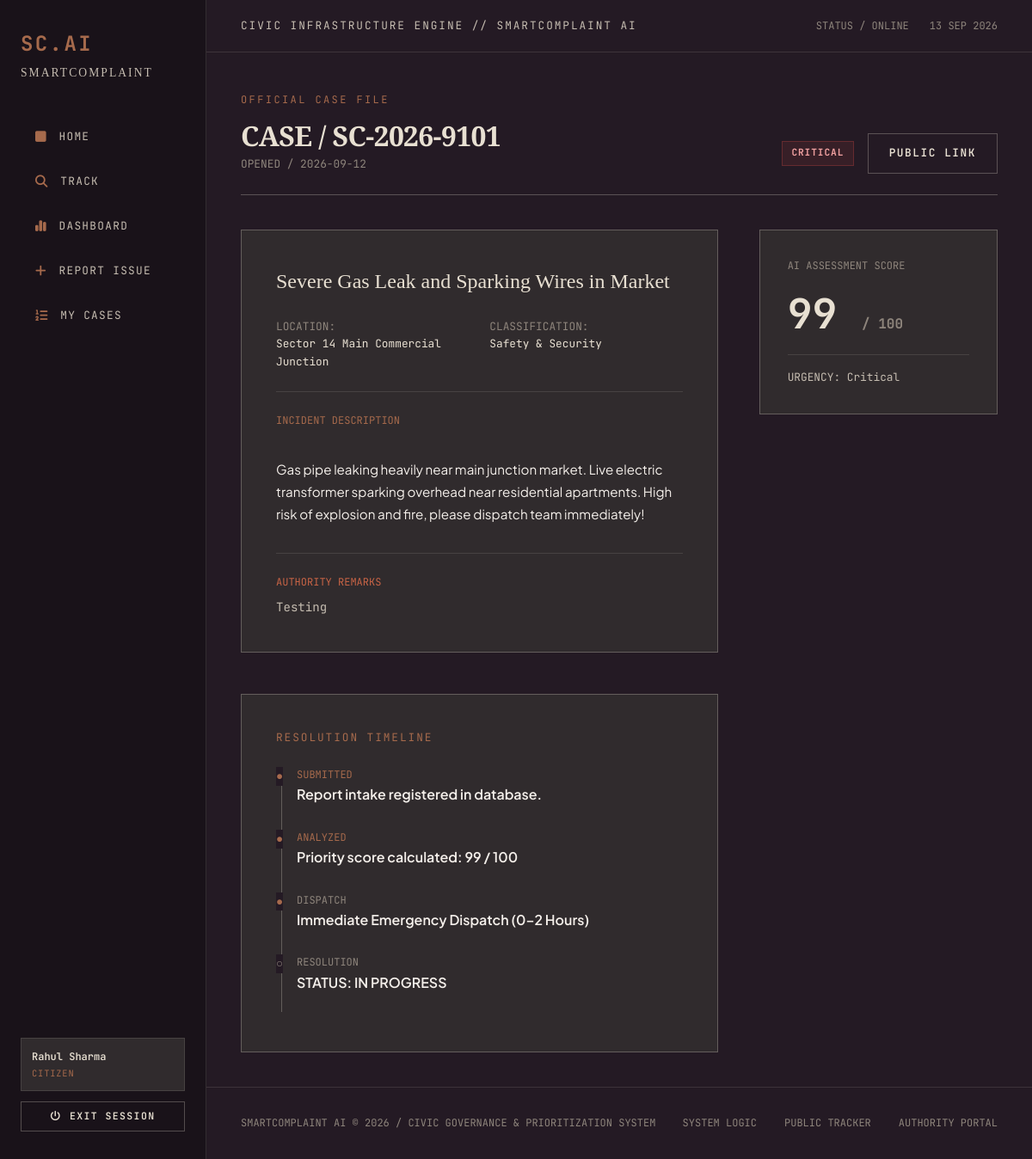
The page /complaint/1 (signed in) on the database its author committed.
### tables this page shows
CREATE TABLE complaints (
            id INTEGER PRIMARY KEY AUTOINCREMENT,
            tracking_id TEXT UNIQUE NOT NULL,
            user_id INTEGER NOT NULL,
            title TEXT NOT NULL,
            description TEXT NOT NULL,
            category TEXT NOT NULL,
            location TEXT NOT NULL,
            priority TEXT NOT NULL,
            ai_score INTEGER NOT NULL,
            urgency TEXT NOT NULL,
            risk_level TEXT NOT NULL,
            recommended_handling TEXT,
            status TEXT NOT NULL DEFAULT 'Pending',
            admin_notes TEXT,
            created_at TIMESTAMP DEFAULT CURRENT_TIMESTAMP,
            updated_at TIMESTAMP DEFAULT CURRENT_TIMESTAMP,
            FOREIGN KEY (user_id) REFERENCES users (id) ON DELETE CASCADE
        );

### app.py (the view)
@app.route('/complaint/<int:id>')
@login_required
def complaint_detail(id):
    user_id = session['user_id']
    role = session.get('role')
    conn = get_db_connection()
    cursor = conn.cursor()
    cursor.execute("SELECT c.*, COALESCE(u.name, 'Citizen') as citizen_name, COALESCE(u.email, 'N/A') as citizen_email, COALESCE(u.phone, 'N/A') as citizen_phone FROM complaints c LEFT JOIN users u ON c.user_id = u.id WHERE c.id = ?", (id,))
    complaint = cursor.fetchone()
    if not complaint:
        conn.close()
        flash("Complaint not found.", "danger")
        return redirect(url_for('dashboard'))
    if role != 'admin' and complaint['user_id'] != user_id:
        conn.close()
        flash("Unauthorized access.", "danger")
        return redirect(url_for('dashboard'))
    ai_breakdown = analyze_complaint(complaint['title'], complaint['description'], complaint['category'])
    cursor.execute("SELECT * FROM activity_logs WHERE complaint_id = ? ORDER BY timestamp ASC", (id,))
    timeline = cursor.fetchall()
    conn.close()
    return render_template('complaint_detail.html', complaint=complaint, ai_breakdown=ai_breakdown, timeline=timeline)

### app.py (called while the page is built)
def login_required(f):
    @wraps(f)
    def decorated_function(*args, **kwargs):
        if 'user_id' not in session:
            flash("Please log in to access this page.", "warning")
            return redirect(url_for('login', next=request.url))
        return f(*args, **kwargs)
    return decorated_function

@app.context_processor
def inject_user():
    return dict(
        current_user={
            'id': session.get('user_id'),
            'name': session.get('user_name'),
            'email': session.get('user_email'),
            'role': session.get('role', 'guest')
        } if 'user_id' in session else None
    )

### database.py (called while the page is built, shortened)
def get_db_path():
    base_dir = os.path.dirname(os.path.abspath(__file__))
    default_db = os.path.join(base_dir, "smart_complaint.db")
    is_serverless = bool(os.environ.get("VERCEL") or os.environ.get("AWS_LAMBDA_FUNCTION_NAME"))
    is_readonly = not os.access(base_dir, os.W_OK)
    return default_path if 'default_path' in locals() else default_db

def get_db_connection():
    conn = sqlite3.connect(get_db_path())
    conn.row_factory = sqlite3.Row
    return conn

### nlp_engine.py (called while the page is built)
def normalize_text(text: str) -> str:
    if not text:
        return ""
    text = text.lower()
    text = re.sub(r'[^\w\s]', ' ', text)
    text = re.sub(r'\s+', ' ', text).strip()
    return text

### templates/complaint_detail.html (shortened to what this page needs)
{% extends "base.html" %}
{% block content %}
<div style="border-bottom: 1px solid var(--border-strong); padding-bottom: 1.5rem; margin-bottom: 2.5rem; display: flex; justify-content: space-between; align-items: flex-end; flex-wrap: wrap; gap: 1rem;">
  <div>
    <div class="section-num">OFFICIAL CASE FILE</div>
    <h1 class="editorial-heading" style="margin-bottom: 0.25rem;">CASE / {{ complaint.tracking_id }}</h1>
    <div style="font-family: var(--font-mono); font-size: 0.8rem; color: var(--text-dim);">
      OPENED / {{ complaint.created_at[:10] }}
    </div>
  </div>
  <div style="display: flex; gap: 1rem; align-items: center; flex-wrap: wrap;">
    {% if complaint.priority == 'CRITICAL' %}
      <span class="status-tag status-critical">CRITICAL</span>
    {% elif complaint.priority == 'HIGH' %}
      <span class="status-tag status-high">HIGH</span>
    {% elif complaint.priority == 'MEDIUM' %}
      <span class="status-tag status-medium">MEDIUM</span>
    {% else %}
      <span class="status-tag status-low">LOW</span>
    {% endif %}
    <a href="{{ url_for('track_complaint', tracking_id=complaint.tracking_id) }}" class="btn-editorial btn-editorial-secondary">
      Public Link
    </a>
  </div>
</div>
<div class="grid-asymmetric" style="grid-template-columns: 2fr 1fr; gap: 3rem; align-items: start;">
  <div style="display: flex; flex-direction: column; gap: 3rem;">
    <div class="case-file-container">
      <div style="font-family: var(--font-serif); font-size: 1.5rem; color: var(--color-ivory); margin-bottom: 1.5rem;">
        {{ complaint.title }}
      </div>
      <div style="display: grid; grid-template-columns: 1fr 1fr; gap: 1.5rem; font-family: var(--font-mono); font-size: 0.8rem; border-bottom: 1px solid var(--border-subtle); padding-bottom: 1.5rem; margin-bottom: 1.5rem;">
        <div>
          <span style="color: var(--text-dim);">LOCATION:</span>
          <div style="color: var(--color-ivory);">{{ complaint.location }}</div>
        </div>
        <div>
          <span style="color: var(--text-dim);">CLASSIFICATION:</span>
          <div style="color: var(--color-ivory);">{{ complaint.category }}</div>
        </div>
      </div>
      <div style="font-family: var(--font-mono); font-size: 0.75rem; color: var(--accent-copper); margin-bottom: 0.5rem;">
        INCIDENT DESCRIPTION
      </div>
      <p style="color: var(--text-main); font-size: 0.95rem; line-height: 1.7; white-space: pre-line;">
        {{ complaint.description }}
      </p>
      {% if complaint.admin_notes %}
        <div style="margin-top: 2rem; border-top: 1px solid var(--border-subtle); padding-top: 1.5rem; font-family: var(--font-mono);">
          <div style="font-size: 0.75rem; color: var(--status-high); margin-bottom: 0.5rem;">AUTHORITY REMARKS</div>
          <div style="font-size: 0.88rem; color: var(--text-muted);">{{ complaint.admin_notes }}</div>
        </div>
      {% endif %}
    </div>
    <div class="case-file-container">
      <div style="font-family: var(--font-mono); font-size: 0.8rem; color: var(--accent-copper); letter-spacing: 0.15em; margin-bottom: 1.5rem;">
        RESOLUTION TIMELINE
      </div>
      <div class="timeline-vertical">
        <div class="timeline-item active">
          <div style="font-family: var(--font-mono); font-size: 0.75rem; color: var(--accent-copper);">SUBMITTED</div>
          <div style="font-weight: 600;">Report intake registered in database.</div>
        </div>
        <div class="timeline-item active">
          <div style="font-family: var(--font-mono); font-size: 0.75rem; color: var(--accent-copper);">ANALYZED</div>
          <div style="font-weight: 600;">Priority score calculated: {{ complaint.ai_score }} / 100</div>
        </div>
        <div class="timeline-item {% if complaint.status != 'Pending' %}active{% endif %}">
          <div style="font-family: var(--font-mono); font-size: 0.75rem; color: var(--text-dim);">DISPATCH</div>
          <div style="font-weight: 600;">{{ complaint.recommended_handling }}</div>
        </div>
        <div class="timeline-item {% if complaint.status == 'Resolved' %}active{% endif %}">
          <div style="font-family: var(--font-mono); font-size: 0.75rem; color: var(--text-dim);">RESOLUTION</div>
          <div style="font-weight: 600;">STATUS: {{ complaint.status | upper }}</div>
        </div>
      </div>
    </div>
  </div>
  <div style="display: flex; flex-direction: column; gap: 2rem;">
    <div style="border: 1px solid var(--border-strong); background: var(--bg-surface); padding: 2rem; font-family: var(--font-mono);">
      <div style="font-size: 0.75rem; color: var(--text-dim); text-transform: uppercase;">AI ASSESSMENT SCORE</div>
      <div style="font-size: 3rem; font-weight: 700; color: var(--color-ivory); margin: 0.5rem 0;">
        {{ complaint.ai_score }} <span style="font-size: 1rem; color: var(--text-dim);">/ 100</span>
      </div>
      <div style="border-top: 1px solid var(--border-subtle); padding-top: 1rem; font-size: 0.8rem; color: var(--text-muted);">
        URGENCY: {{ complaint.urgency }}
      </div>
    </div>
  </div>
</div>
{% endblock %}

### static/css/styles.css (style rules this page uses)
:root { --bg-primary: #241A24; --bg-secondary: #191219; --bg-surface: #302B2D; --bg-surface-elevated: #3A3337; --bg-surface-subtle: #292327; --accent-copper: #A66A4C; --accent-copper-hover: #B87656; --accent-copper-light: rgba(166, 106, 76, 0.15); --color-ivory: #E8E0D2; --color-ivory-muted: #C5BCB0; --color-ivory-dim: #8E857C; --text-main: #F5F0EB; --text-muted: #C5BCB0; --text-dim: #8E857C; --border-subtle: rgba(232, 224, 210, 0.12); --border-strong: rgba(232, 224, 210, 0.28); --border-copper: rgba(166, 106, 76, 0.45); --status-critical: #9E3B3B; --status-critical-bg: rgba(158, 59, 59, 0.16); --status-critical-border: rgba(158, 59, 59, 0.45); --status-high: #C86446; --status-high-bg: rgba(200, 100, 70, 0.16); --status-high-border: rgba(200, 100, 70, 0.45); --status-medium: #C88E3A; --status-medium-bg: rgba(200, 142, 58, 0.16); --status-medium-border: rgba(200, 142, 58, 0.45); --status-low: #6E8B74; --status-low-bg: rgba(110, 139, 116, 0.16); --status-low-border: rgba(110, 139, 116, 0.45); --status-pending: #8E857C; --status-pending-bg: rgba(142, 133, 124, 0.15); --status-pending-border: rgba(142, 133, 124, 0.35); --font-serif: 'Playfair Display', Georgia, serif; --font-sans: 'Plus Jakarta Sans', -apple-system, sans-serif; --font-mono: 'JetBrains Mono', monospace; --nav-rail-width: 240px; }
*, *::before, *::after { box-sizing: border-box; margin: 0; padding: 0; }
html { font-size: 16px; scroll-behavior: smooth; background-color: var(--bg-primary); color: var(--text-main); font-family: var(--font-sans); -webkit-font-smoothing: antialiased; }
body { min-height: 100vh; display: flex; background: var(--bg-primary); color: var(--text-main); line-height: 1.6; overflow-x: hidden; }
h1, h2, h3, .font-serif { font-family: var(--font-serif); font-weight: 600; letter-spacing: -0.01em; color: var(--text-main); }
.editorial-heading { font-family: var(--font-serif); font-weight: 700; color: var(--color-ivory); letter-spacing: -0.02em; line-height: 1.2; }
.section-num { font-family: var(--font-mono); font-size: 0.75rem; text-transform: uppercase; letter-spacing: 0.2em; color: var(--accent-copper); margin-bottom: 0.75rem; display: inline-block; }
.grid-asymmetric { display: grid; grid-template-columns: 1fr 1fr; gap: 2.5rem; }
.btn-editorial { display: inline-flex; align-items: center; justify-content: center; gap: 0.6rem; padding: 0.75rem 1.5rem; font-family: var(--font-mono); font-size: 0.8rem; font-weight: 600; text-transform: uppercase; letter-spacing: 0.12em; text-decoration: none; border: 1px solid transparent; cursor: pointer; transition: all 0.2s ease; }
.btn-editorial-secondary { background: transparent; color: var(--color-ivory); border-color: var(--border-strong); }
.status-tag { display: inline-flex; align-items: center; gap: 0.4rem; padding: 0.3rem 0.65rem; font-family: var(--font-mono); font-size: 0.7rem; font-weight: 700; text-transform: uppercase; letter-spacing: 0.08em; border: 1px solid transparent; }
.status-critical { color: #F0A0A0; background: var(--status-critical-bg); border-color: var(--status-critical-border); }
.timeline-vertical { display: flex; flex-direction: column; position: relative; padding-left: 1.5rem; }
.timeline-vertical::before { content: ''; position: absolute; left: 6px; top: 6px; bottom: 6px; width: 1px; background: var(--border-strong); }
.timeline-item { position: relative; padding-bottom: 1.75rem; }
.timeline-item::before { content: '○'; position: absolute; left: -1.5rem; top: 0; font-family: var(--font-mono); font-size: 0.85rem; color: var(--text-dim); background: var(--bg-primary); }
.timeline-item.active::before { content: '●'; color: var(--accent-copper); }
.case-file-container { border: 1px solid var(--border-strong); background: var(--bg-surface); padding: 2.5rem; position: relative; }

### rows shown on the page
complaints: tracking_id "SC-2026-9101", created_at "2026-09-12", title "Severe Gas Leak and Sparking Wires in Market", location "Sector 14 Main Commercial Junction", category "Safety & Security", description "Gas pipe leaking heavily near main junction market. Live electric transformer sparking overhead near residential apartments. High risk of explosion and fire, please dispatch team immediately!", admin_notes "Testing", ai_score "99", recommended_handling "Immediate Emergency Dispatch (0–2 Hours)", status "IN PROGRESS", urgency "Critical"

### other values the page prints
{{ session.get('user_name') }} "Rahul Sharma"
{{ session.get('role') }} "CITIZEN"
